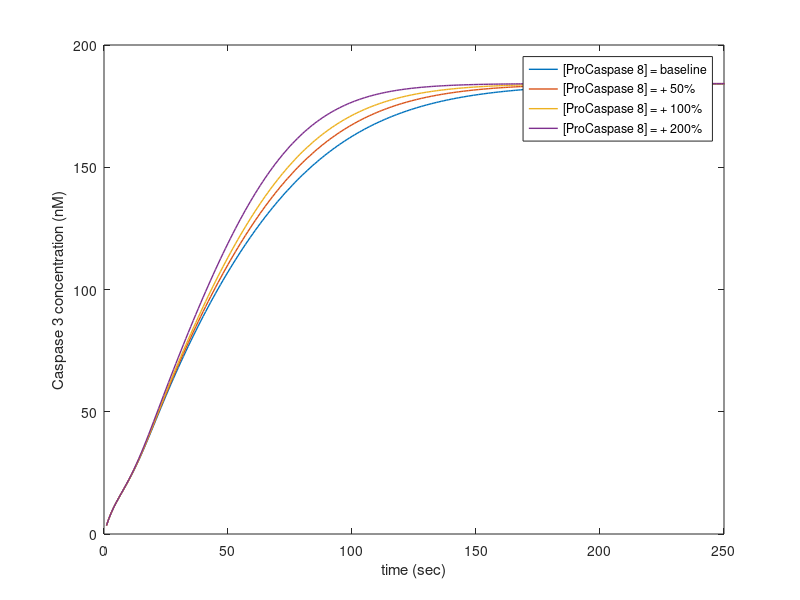
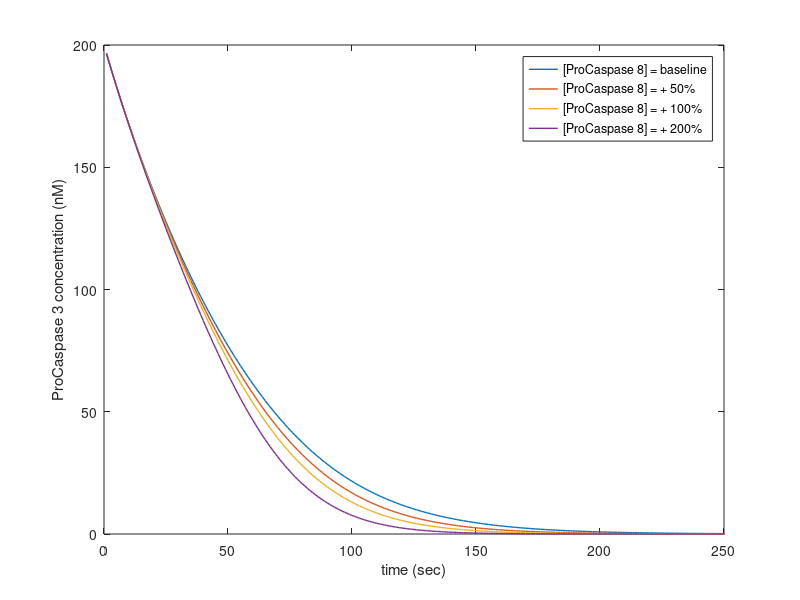

The MATLAB source for these figures, in order:
%Euler Method: Extrinsic Pathway


%reaction rates (sec^-1)
k1 = 5.8*10^(-4);
k2 = 10^(-4);
k3= 5*10^(-3);
k4= 0.035;
k5 = 3*10^(-3);

%initial conditions
C8= [30,30,30,30];
P8= [30,45,60,90];
C3= [0,0,0,0];
P3= [200,200,200,200] ;
IAP =[30,30,30,30];
iC3I = [0,0,0,0];

dt = 1;
tgraph = zeros(4,1001);
C8graph = zeros(4,1001);
P8graph = zeros(4,1001);
P3graph = zeros(4,1001);
C3graph = zeros(4,1001);
IAPgraph = zeros(4,1001);

for i = 1:4
for t = 0:1000
    

C8(i) = C8(i) + (dt*k2*P8(i)*C3(i));
P8(i) = P8(i) + (dt*-k2*P8(i)*C3(i));
C3(i) = C3(i) + (dt*(k1*C8(i)*P3(i)-k3*C3(i)*IAP(i)+ k4*iC3I(i)));
P3(i) = P3(i) + (dt*-k1*C8(i)*P3(i));
IAP(i) = IAP(i)+ (dt*(-k3*IAP(i)*C3(i)+ k4*iC3I(i)-k5*IAP(i)*C3(i)));

C8graph(i,t+1) = C8(i);
P8graph(i,t+1) = P8(i);
P3graph(i,t+1) = P3(i);
C3graph(i,t+1) = C3(i);
IAPgraph(i,t+1) = IAP(i);
tgraph(i,t+1) = t;

end

end

figure
x =plot (C3graph(1,:))
hold on;
y=plot (C3graph(2,:))
hold on;
z=plot (C3graph(3,:))
hold on;
m=plot (C3graph(4,:))
xlabel('time (sec)')
xlim([0 250])
ylim([0 200])
set([x y z m],'LineWidth',1)
ylabel('Caspase 3 concentration (nM)')
legend('[ProCaspase 8] = baseline','[ProCaspase 8] = + 50%','[ProCaspase 8] = + 100%','[ProCaspase 8] = + 200%')
figure
x =plot (P3graph(1,:))
hold on;
y=plot (P3graph(2,:))
hold on;
z=plot (P3graph(3,:))
hold on;
m=plot (P3graph(4,:))
xlabel('time (sec)')
xlim([0 250])
ylim([0 200])
set([x y z m],'LineWidth',1)
ylabel('ProCaspase 3 concentration (nM)')
legend('[ProCaspase 8] = baseline','[ProCaspase 8] = + 50%','[ProCaspase 8] = + 100%','[ProCaspase 8] = + 200%')

